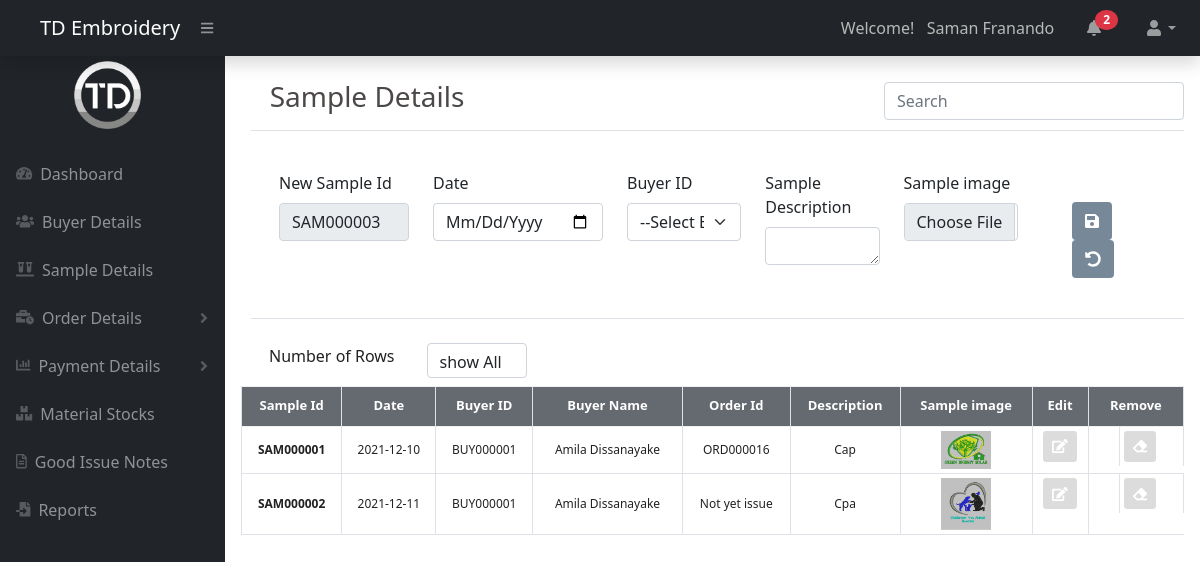
/sample_details/sample_details.php (signed in), run on the app's committed database.
### tables this page shows
CREATE TABLE `samples` (
  `InternalIdS` int(10) NOT NULL,
  `SampleId` varchar(10) NOT NULL,
  `Date` date NOT NULL,
  `OrderId` varchar(15) NOT NULL,
  `BuyerID` varchar(10) NOT NULL,
  `SampleDescription` text NOT NULL,
  `image` varchar(255) NOT NULL,
  `RecordeStatus` varchar(10) NOT NULL
);

CREATE TABLE `buyerdetails` (
  `InternalId` int(10) NOT NULL,
  `BuyerID` varchar(10) NOT NULL,
  `Title` varchar(5) NOT NULL,
  `BuyerName` varchar(255) NOT NULL,
  `NIC_BRNo` varchar(15) NOT NULL,
  `Address` text NOT NULL,
  `Email` varchar(255) NOT NULL,
  `Telephone` int(10) NOT NULL,
  `Mobile` int(10) NOT NULL,
  `FaxNo` int(10) NOT NULL,
  `Website` varchar(100) NOT NULL,
  `ContactPersonName` varchar(100) NOT NULL,
  `ContactPersonNumber` int(10) NOT NULL,
  `RegisteredDate` date NOT NULL,
  `LastOrderDate` date NOT NULL,
  `TotalOrder` int(50) NOT NULL,
  `PendingPayments` int(50) NOT NULL,
  `UseStstus` varchar(8) NOT NULL
);

### config.php (called while the page is built, shortened)
<?php
function idGenerator( $prefix=null, $table=null, $col=nlll, $ordercol=null) {
    include '../db_connection.php';
    $sql = "SELECT $col FROM $table ORDER BY $ordercol DESC LIMIT 1";
    $result = $conn->query($sql);
    $row = mysqli_fetch_array($result);
    $lastID = @$row[$col];
    if (empty($lastID)) {
        $generatedId = $prefix."000001";
    } else {
        $idd = str_replace($prefix, "", $lastID);
        $id = str_pad($idd + 1, 6, 0, STR_PAD_LEFT);
        $generatedId = $prefix . $id;
    }
return $generatedId;
}
?>

### sample_details/sample_details.php (the view, shortened to what this page needs)
<?php
include '../header.php';
include '../db_connection.php';
?>
<div class="d-flex justify-content-between flex-wrap flex-md-nowrap align-items-center pt-2 pb-2 mb-3 border-bottom" style="margin-left: 10px">
    <h3 class="h3" style="color: #4B4847; margin-left: 2%;">Sample Details</h3>
    <input type="text" class="form-control" id="Search" name="Search"  value=""  placeholder="Search"  style="width:300px; ">
</div>
<div class="d-flex justify-content-between flex-wrap flex-md-nowrap align-items-center pt-2 pb-2 mb-3 border-bottom" style="margin-left: 10px">
    <div >
        <form method="post"  enctype="multipart/form-data" action="<?php echo htmlspecialchars($_SERVER['PHP_SELF']); ?>">
            <div class="card-body">
                <div class="container">
                    <div class="row">
                        <div class="col">
                            <div class="mb-3">
                                <label for="SampleId" class="form-label">New Sample Id</label>
                                <input type="text" class="form-control" id="SampleId" name="SampleId" style="width:130px"  value="<?php echo idGenerator('SAM', 'samples', 'SampleId', 'SampleId'); ?>" readonly>
                            </div>
                        </div>
                        <div class="col">
                            <div class="mb-3">
                                <label for="Date" class="form-label">Date</label>
                                <input type="date" class="form-control" id="Date" style="width:170px; text-transform:capitalize;" name="Date" value="<?php echo@$Date; ?>">
                            </div>
                        </div>
                        <div class="col">
                            <div class="mb-3">
                                <label for="BuyerID" class="form-label">Buyer ID</label>
                                <select class="form-select" aria-label="Default select example" name="BuyerID" id="BuyerID">
                                    <option value="">--Select Buyer ID--</option>
                                </select>
                            </div>
                        </div>
                        <div class="col">
                            <div class="mb-3">
                                <label for="SampleDescription" class="form-label">Sample Description</label>
                                <textarea class="form-control" id="SampleDescription" name="SampleDescription" value="<?php echo@$SampleDescription; ?>" rows="1" cols="70"><?php echo@$SampleDescription; ?></textarea>
                            </div>
                        </div>
                        <div class="col">
                            <div class="mb-3">
                                <label for="image" class="form-label">Sample image</label>
                                <input type="file" class="form-control" id="image" name="image" value="<?php echo@$image; ?>"/>
                            </div>
                        </div>
                        <div class="col" >
                            <div class="mb-3 " style="padding-top: 31px; padding-left: 30px;">
                                <button style="background: #778899; color: white;" type="submit" class="btn btn blues ashs2" ><i class="fas fa-save"></i></button>
                                <button style="background: #778899; color: white;" type="reset" class="btn btn blues ashs2"><i class="fas fa-undo-alt"></i></button>
                            </div>
                        </div>
                    </div>
                </div>
            </div>
        </form>
    </div>
</div>
<?php
$sql = "SELECT * FROM samples LEFT JOIN buyerdetails ON  buyerdetails.BuyerID =  samples.BuyerID WHERE RecordeStatus = 'Active'";
$result = $conn->query($sql);
?>
<div class="container">
    <table>
        <tr>
            <td> <h6>Number of Rows</h6>  </td>
            <td> <div class="form-group">
                    <select name="state" id="maxRows" class="form-control" style="width:100px; height: 35px;">
                        <option value="5000">show All</option>
                    </select>
                </div>
            </td>
        </tr>
    </table>
</div>
<table class="table table-hover table-sm table-bordered table-sortable" id="myTable2">
    <thead style="background-color:#646a70; color: white; text-align: center; vertical-align: middle; height: 40px;">
        <tr>
            <th style="font-size: 13px; text-align: center; ">Sample Id </th>
            <th style="font-size: 13px; text-align: center; ">Date</th>
            <th style="font-size: 13px; text-align: center; ">Buyer ID</th>
            <th style="font-size: 13px; text-align: center; ">Buyer Name</th>
            <th style="font-size: 13px; text-align: center; ">Order Id</th>
            <th style="font-size: 13px; text-align: center; ">Description</th>
            <th style="font-size: 13px; text-align: center; ">Sample image</th>
            <th style="font-size: 13px; text-align: center; ">Edit</th>
            <th style="font-size: 13px; text-align: center; ">Remove</th>
        </tr>
    </thead>
    <tbody id="myTable">
        <?php
        if ($result->num_rows > 0) {
            while ($row = $result->fetch_assoc()) {
                ?>
                <tr>
                    <td style="font-size: 12px; font-weight: bold;  vertical-align: middle; text-align: center;"><?php echo $row['SampleId'] ?></td>
                    <td style="font-size: 12px;  vertical-align: middle; text-align: center;"><?php echo $row['Date'] ?></td>
                    <td style="font-size: 12px;  vertical-align: middle; text-align: center;"><?php echo $row['BuyerID'] ?></td>
                    <td style="font-size: 12px;  vertical-align: middle; text-align: center;"><?php echo $row['BuyerName'] ?></td>
                    <td style="font-size: 12px;  vertical-align: middle; text-align: center;"><?php echo $row['OrderId'] ?></td>
                    <td style="font-size: 12px;  vertical-align: middle; text-align: center;"><?php echo $row['SampleDescription'] ?></td>
                    <td style="font-size: 12px;  vertical-align: middle; text-align: center;"><img style="width:50px " src="<?php echo $row['image'] ?>"></td>
                    <td align="center">
                                <form method="post" action="<?php echo site_url; ?>sample_details/sample_details_Update.php">
                                    <button style="background: #dcdcdc; color: white;" class="btn btn-sm ashs" type="submit"><i class="fas fa-edit"></i></button>
                                </form>
                            </td>
                            <td style="margin-left: 30px ">
                                <form  id="remove_form<?php echo $row['InternalIdS']; ?>" method="post" action="<?php echo site_url; ?>sample_details/remove.php">
                                    <button  style="background: #dcdcdc; color: white;" class="btn btn-sm ashs" type="button" onclick="removeRecord('remove_form<?php echo $row['InternalIdS']; ?>')"><i class="fas fa-eraser"></i></button>
                                </form>
                            </td>
                </tr>
                <?php
            }
        }
        ?>
    </tbody>
</table>
<?php
include '../footer.php';
?>

### header.php (shortened to what this page needs)
<?php
include 'config.php';
include 'db_connection.php';
?>
<?php
$userRole = $_SESSION['User_Role'];
?>
<!DOCTYPE html>
<html lang="en">
    <head>
        <link href="<?php echo site_url; ?>css/style.css" rel="stylesheet" type="text/css"/>
        <link href="<?php echo site_url; ?>css/Dashboard_style.css" rel="stylesheet" type="text/css"/>
        <link href="<?php echo site_url; ?>css/line-awesome.min.css" rel="stylesheet" type="text/css"/>
        <link href="<?php echo site_url; ?>css/all.min.css" rel="stylesheet" type="text/css"/>
        <link href="<?php echo site_url; ?>css/dashboard_style2.css" rel="stylesheet" type="text/css"/>
        <link href="<?php echo site_url; ?>css/fontawesome.min.css" rel="stylesheet" type="text/css"/>
        <link href="<?php echo site_url; ?>css/jquery.dataTables.min.css" rel="stylesheet" type="text/css"/>
    </head>
    <body class="sb-nav-fixed ">
        <nav class="sb-topnav navbar navbar-expand navbar-dark bg-dark Larger shadow">
            <a class="navbar-brand ps-3" href="" style="width: 14%; height: auto; margin-left: 2%;" >TD Embroidery</a>
            <button class="btn btn-link btn-sm order-1 order-lg-0 me-4 me-lg-0" id="sidebarToggle" href="#!"><i class="fas fa-bars"></i></button>
            <ul class="navbar-nav ms-auto me-0 me-md-3 my-2 my-md-0">
                <div class="sb-sidenav-footer" style="color:#B9B9B9; margin-top: 8px;">
                    Welcome! &nbsp;  <?php echo $_SESSION['FirstName']; ?> <?php echo $_SESSION['LastName'] ?> &nbsp; &nbsp; &nbsp;
                </div>
                <?php
                $sql5 = "SELECT  COUNT(InternalId) FROM notifications  WHERE status = '0'";
                $result5 = $conn->query($sql5);
                $notificationCount = mysqli_fetch_array($result5);
                ?>
                <li class="nav-item dropdown" >
                    <a class="nav-link " id="navbarDropdown" href="#" role="button" data-bs-toggle="dropdown" aria-expanded="false"><i class="fas fa-bell"></i>&nbsp;<span class="badge bg-danger" id="notCount"><?php echo $notificationCount['0']; ?></span> </a>
                </li>
                <li class="nav-item dropdown">
                    <a class="nav-link dropdown-toggle" id="navbarDropdown" href="#" role="button" data-bs-toggle="dropdown" aria-expanded="false"><i class="fas fa-user fa-fw"></i></a>
                </li>
            </ul>
        </nav>
        <div id="layoutSidenav">
            <div id="layoutSidenav_nav">
                <nav class="sb-sidenav accordion sb-sidenav-dark" id="sidenavAccordion">
                    <div class="sb-sidenav-menu">
                        <div class="nav">
                            <a class="navbar-brand ps-3" href=""><img src="<?php echo site_url; ?>images/dashboard_image.png" a"dashboard.php"lt="" style="width: 35%; height: auto; margin-left: 30%;  margin-bottom: 1rem;"/></a>
                            <a class="nav-link actives" href=" <?php
                            if ($userRole == "Admin") {
                                echo site_url;
                                echo 'dashboard_admin.php">';
                            } else {
                                echo site_url;
                                echo 'dashboard_user.php">';
                            }
                            ?>
                               <div class="sb-nav-link-icon "><i class="fas fa-tachometer-alt"></i></div>
                        Dashboard
                        </a>
                        <a class="nav-link actives" href="
                        <?php
                        if ($userRole == "Admin") {
                            echo site_url;
                            echo 'buyers/buyers_details_admin.php">';
                        } else {
                            echo site_url;
                            echo 'buyers/buyers_details_User.php">';
                        }
                        ?>
                           <div class="sb-nav-link-icon"><i class="fas fa-users"></i></div>
                    Buyer Details
                    </a>
                    <a class="nav-link actives" href="<?php echo site_url; ?>sample_details/sample_details.php">
                        <div class="sb-nav-link-icon"><i class="fas fa-vials"></i></div>
                        Sample Details
                    </a>
                    <a class="nav-link collapsed actives" href="#" data-bs-toggle="collapse" data-bs-target="#collapseLayouts" aria-expanded="false" aria-controls="collapseLayouts">
                        <div class="sb-nav-link-icon"><i class="fas fa-business-time"></i></div>
                        Order Details
                        <div class="sb-sidenav-collapse-arrow"><i class="fas fa-angle-down"></i></div>
                    </a>
                    <a  class="nav-link collapsed actives" href="#" data-bs-toggle="collapse" data-bs-target="#collapsePages" aria-expanded="false" aria-controls="collapsePages">
                        <div class="sb-nav-link-icon"><i class="fas fa-chart-bar"></i></i></div>
                        Payment Details
                        <div class="sb-sidenav-collapse-arrow"><i class="fas fa-angle-down"></i></div>
                    </a>
                    <a class="nav-link actives" href="<?php echo site_url; ?>material_stocks/total_stocks.php">
                        <div class="sb-nav-link-icon"><i class="fas fa-boxes"></i></div>
                        Material Stocks
                    </a>
                    <a class="nav-link actives" href="<?php echo site_url; ?>good_issue_notes/good_issue_note.php">
                        <div class="sb-nav-link-icon"><i class="far fa-file-alt"></i></div>
                        Good Issue Notes
                    </a>
                    <a class="nav-link actives" href="   <?php
                    if ($userRole == "Admin") {
                        echo site_url;
                        echo 'reports/reports_Admin.php">';
                    } else {
                        echo site_url;
                        echo 'reports/reports_user.php">';
                    }
                    ?>
                       <div class="sb-nav-link-icon"><i class="fas fa-file-import"></i></div>
                        Reports
                    </a>
            </div>
        </div>
    </nav>
</div>
<div id="layoutSidenav_content">
    <main>

### footer.php (shortened to what this page needs)
</main>
</div>
</div>
</body>
</html>

### css/Dashboard_style.css (style rules this page uses)
:root { --main-color: #4B4847; --color-dark: #696260; --text-gray: #89716B; }
* { padding: 0; margin: 0; box-sizing: border-box; list-style-type: none; text-decoration: none; }
main { margin-top: 0px; padding: 1rem ; }
.card-header, .card-body { padding: 1rem; }
table { border-collapse: collapse; }
thead tr { border-top: 1px solid #f0f0f0; border-bottom: 2px solid #f0f0f0; }
td { padding: .5rem 1rem; font-size:.9rem; color: #222; }
tr td:last-child { display: flex; align-items: center; }

### css/dashboard_style2.css (style rules this page uses)
a:link { color: none; background-color: none; text-decoration: none; }

### header.php (style rules this page uses)
#notCount { border-radius: 50%; position: relative; top:-10px; left: -10px; }
th { cursor: pointer; }

### data on the page
samples: SampleId "SAM000003", SampleId "SAM000002", Date "2021-12-11", BuyerID.BuyerID "BUY000001", BuyerID.BuyerName "Amila Dissanayake", OrderId "Not yet issue", SampleDescription "Cpa", image (picture)
samples: SampleId "SAM000001", Date "2021-12-10", BuyerID.BuyerID "BUY000001", BuyerID.BuyerName "Amila Dissanayake", OrderId "ORD000016", SampleDescription "Cap", image (picture)

### other printed values
$_SESSION['FirstName'] "Saman"
$_SESSION['LastName'] "Franando"
$notificationCount['0'] "2"
